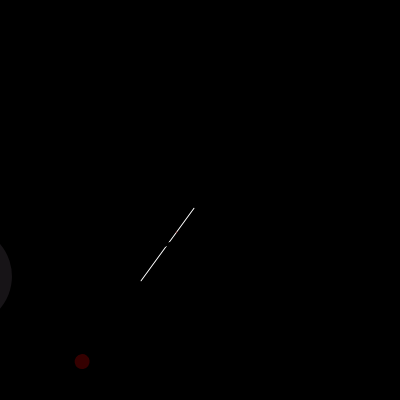
Frame 1 (no input)
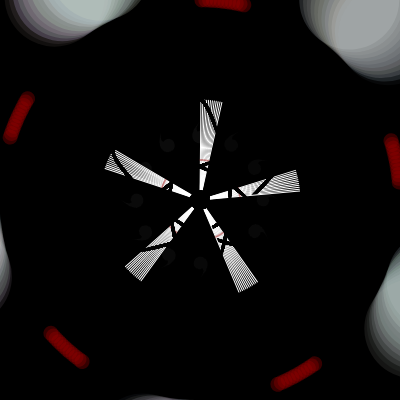
Frame 60 (no input)
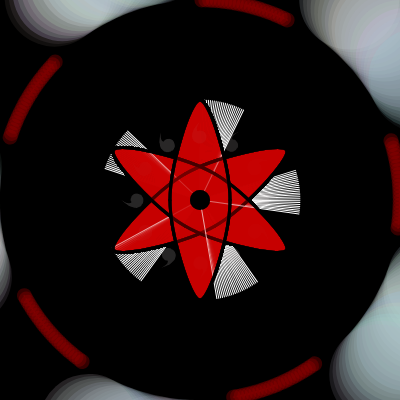
Frame 120 (the mouse pressed at the canvas centre since frame 60)

The p5.js sketch that drew these frames (run headless with seeded random() and noise() and a simulated clock; from frame 60 on, the mouse is pressed at the canvas centre):

// p5.js sketch
// ── sketch.js
let angle1 = 0;
let angle2 = 0;
let angle3 = 0;
let s1 = 0.1;
let s2 = 0.5;
let e = 0.1;
let r;
let g;
let b;
let a;
let c;
let w1 = 200;
let w2;

function setup() {
  createCanvas(400, 400);
  background(0);
}

function draw() {
  translate(width / 2, height / 2);

  //white lines
  push();
  angle1 = angle1 + 0.1 + 36;
  stroke(255);
  rotate(radians(angle1));
  strokeWeight(1);
  line(0, 0, 0, 100);
  pop();

  //red outline of the eye
  push();
  angle1 = angle1 + 0.01;
  rotate(radians(angle1));
  strokeWeight(15);
  stroke(150, 0, 0, 90);
  point(0, w1);
  pop();

  //red line that will pop up with the movement of the mouse
  push();
  angle1 = angle1 + 0.01;
  w2 = lerp(w1, mouseX, 0.8);
  rotate(radians(angle1));
  strokeWeight(2);
  stroke(150, 0, 0, 90);
  point(0, w2);
  pop();

  //color at four corners representing Destiny of the Uchiha Clan
  push();
  r = random(200 - 5 * e, 255 - 5 * e);
  g = random(200 - 3 * e, 255 - 3 * e);
  b = random(200 - 2 * e, 255 - 2 * e);
  a = random(10, 50);
  angle1 = angle1 + 0.1 + 36;
  stroke(r, g, b, a);
  rotate(radians(angle1));
  strokeWeight(100);
  point(0, 250);
  pop();

  //the "()" patterns in the middle
  push();
  s1 = constrain(mouseX * 0.005, 1, 2);
  angle2 = angle2 + 60;
  c = map(mouseX, 0, width, 0, 100);
  stroke(0);
  strokeWeight(3);
  fill(200, 0, 0, c);
  rotate(radians(angle2));
  beginShape();
  curveVertex(0, -100);
  curveVertex(-30, 0);
  curveVertex(0, 100);
  curveVertex(30, 0);
  curveVertex(0, -100);
  endShape();
  beginShape();
  curveVertex(0, 100);
  curveVertex(-30, 0);
  curveVertex(0, -100);
  curveVertex(30, 0);
  curveVertex(0, 100);
  endShape();
  scale(s1);
  beginShape();
  curveVertex(0, -100);
  curveVertex(-30, 0);
  curveVertex(0, 100);
  curveVertex(30, 0);
  curveVertex(0, -100);
  endShape();
  beginShape();
  curveVertex(0, 100);
  curveVertex(-30, 0);
  curveVertex(0, -100);
  curveVertex(30, 0);
  curveVertex(0, 100);
  endShape();
  pop();

  //the black hole in the middle
  push();
  noStroke();
  fill(0);
  circle(0, 0, 20);
  pop();

  //tomoes
  push();
  angle3 = angle3 + 30;
  rotate(radians(angle3));
  e = e + 0.1;
  noStroke();
  noFill();
  beginShape();
  curveVertex(0, -158);
  curveVertex(0, -158);
  curveVertex(-10, -145);
  curveVertex(-12, -142);
  curveVertex(-13, -140);
  curveVertex(-16, -129);
  curveVertex(-13, -119);
  curveVertex(-6, -114);
  curveVertex(0, -113);
  curveVertex(5, -114);
  curveVertex(11, -119);
  curveVertex(13, -129);
  curveVertex(9, -136);
  curveVertex(5, -138);
  curveVertex(2, -139);
  curveVertex(-1, -139);
  curveVertex(-5, -138);
  curveVertex(-6, -145);
  curveVertex(0, -158);
  curveVertex(0, -158);
  endShape();
  scale(s2);
  fill(200, 200 - e, 200 - e, e);
  beginShape();
  curveVertex(0, -158);
  curveVertex(0, -158);
  curveVertex(-10, -145);
  curveVertex(-12, -142);
  curveVertex(-13, -140);
  curveVertex(-16, -129);
  curveVertex(-13, -119);
  curveVertex(-6, -114);
  curveVertex(0, -113);
  curveVertex(5, -114);
  curveVertex(11, -119);
  curveVertex(13, -129);
  curveVertex(9, -136);
  curveVertex(5, -138);
  curveVertex(2, -139);
  curveVertex(-1, -139);
  curveVertex(-5, -138);
  curveVertex(-6, -145);
  curveVertex(0, -158);
  curveVertex(0, -158);
  endShape();
}
